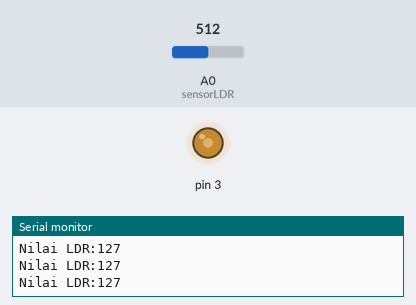
The sketch below on a simulated Arduino Uno, built with avr-gcc and run on an emulated ATmega328P. Shown: output pins drawn as LEDs (lit = HIGH), the last lines printed to the serial monitor. The inputs (shaded band) are chosen by the test bench; at power-on: A0 (sensorLDR) = 512.

Above: at 1.2 s.
1.3 s: A0 (sensorLDR) set to 716
At 2.5 s:
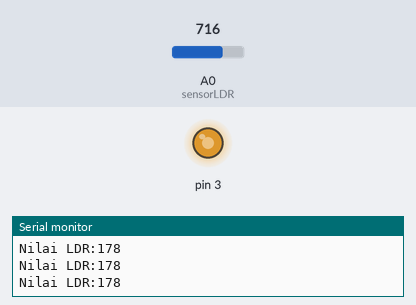
2.8 s: A0 (sensorLDR) set to 900
At 3.9 s:
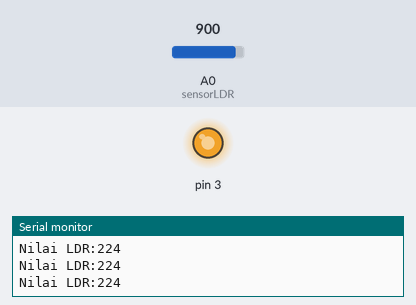
4.3 s: A0 (sensorLDR) set to 122
At 5.3 s:
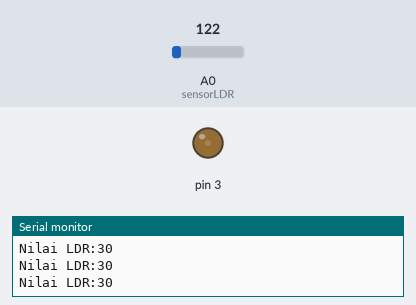
5.8 s: A0 (sensorLDR) set to 0
At 6.6 s:
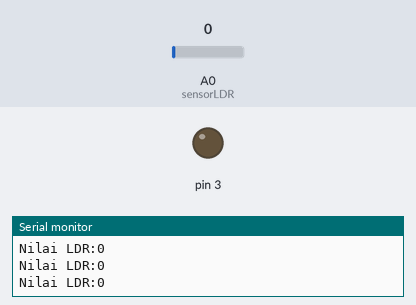
7.3 s: A0 (sensorLDR) set to 511
At 8.0 s:
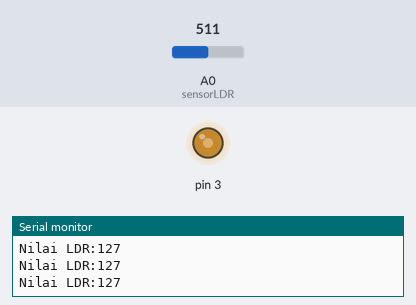
Timing chart, 0 to 9.8 s (numbered marks = the images above; inputs shaded):
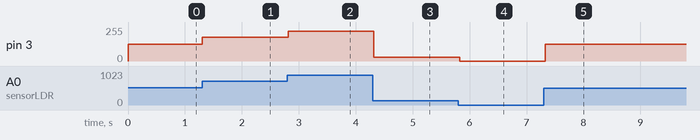

The sketch:

2._LDR_dengan_PWM_LED.ino
```cpp
int sensorLDR =A0;

void setup() {
 //Menentukan Fungsionalitas dari PIN pada Microcontroller
 Serial.begin(115200); //baudrate yang digunakan untuk komunikasi microcontroller dengan komputer
 pinMode(sensorLDR,INPUT);
 pinMode(3, OUTPUT);
}
void loop() {
 //Program yang akan dijalankan berulang-ulang
 int bacaLDR=analogRead(sensorLDR); //Membaca Nilai LDR
 //Print ke Serial Monitor
 bacaLDR = map(bacaLDR, 0, 1024, 0, 255);
 Serial.print("Nilai LDR:");
 Serial.print(bacaLDR);
 Serial.println();

  analogWrite(3, bacaLDR);
  delay(100);//Jeda waktu perulagan seama 500 mili detik
}
```

Measured:
- after the input at 1.3 s, pin 3: 127/255 → 178/255 at once
- after the input at 2.8 s, pin 3: 178/255 → 224/255 at once
- after the input at 4.3 s, pin 3: 224/255 → 30/255 at once
- after the input at 5.8 s, pin 3: 30/255 → 0/255 at once
- after the input at 7.3 s, pin 3: 0/255 → 127/255 at once
